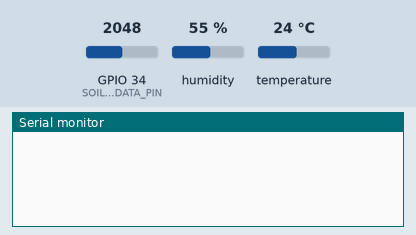
Recording of a program running on a simulated ESP32. Parts: the last lines printed to the serial monitor. The inputs (shaded band) are chosen by the test bench; at power-on: humidity 55 %, temperature 24 °C, GPIO 34 (SOIL_SENSOR_DATA_PIN) = 2048. A WiFi scan finds three made-up networks.

Above: at 3.2 s.
3.3 s: humidity set to 22 %
At 8.0 s:
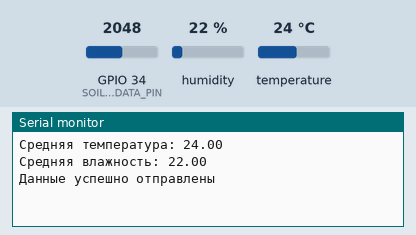
12.5 s: temperature set to 12 °C
At 15.3 s:
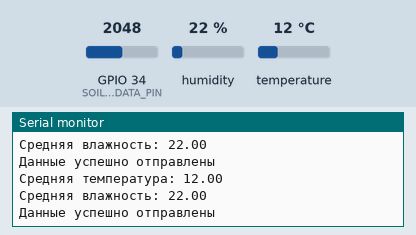
21.7 s: humidity set to 40 %
At 33.3 s:
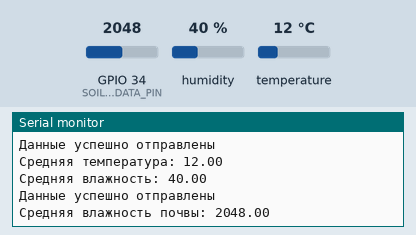

The program:

main.cpp
```cpp
// ----------------------------------------------------------------------------
// --- ESP32 NODE ESP-NOW + DHT-22
// ----------------------------------------------------------------------------

#include <Arduino.h>
#include <WiFi.h>
#include <esp_wifi.h>
#include <esp_now.h>
#include <DHT.h>
#include "config.h"

#define DHTTYPE DHT22
#define SOIL_SENSOR_POWER_PIN 5 // Пин для управления питанием датчика
#define SOIL_SENSOR_DATA_PIN 34 // Пин для считывания данных с датчика
#define SOIL_SENSOR_MIN 300  // Минимальное значение (сухая почва)
#define SOIL_SENSOR_MAX 1023 // Максимальное значение (влажная почва)

DHT dht(DHT22_D_PIN, DHTTYPE);

// ----------------------------------------------------------------------------
// WiFi
// ----------------------------------------------------------------------------

int32_t getWiFiChannel(const char *ssid)
{
    if (int32_t n = WiFi.scanNetworks())
    {
        for (uint8_t i = 0; i < n; i++)
        {
            if (!strcmp(ssid, WiFi.SSID(i).c_str()))
            {
                return WiFi.channel(i);
            }
        }
    }

    return 0;
}

void initWiFi()
{
    WiFi.mode(WIFI_MODE_STA);

    int32_t channel = getWiFiChannel(WIFI_SSID);

    esp_wifi_set_promiscuous(true);
    esp_wifi_set_channel(channel, WIFI_SECOND_CHAN_NONE);
    esp_wifi_set_promiscuous(false);
}

// ----------------------------------------------------------------------------
// ESP-NOW
// ----------------------------------------------------------------------------

typedef struct struct_message
{
    float temperature;
    float humidity;
    float soil;
    unsigned long timestamp;
} struct_message;

struct_message myData;

constexpr uint8_t ESP_NOW_RECEIVER[] = {0x3c, 0xe9, 0x0e, 0x8c, 0xf5, 0xd8};

esp_now_peer_info_t peerInfo;

void initEspNow()
{

    if (esp_now_init() != ESP_OK)
    {
        Serial.println("ESP NOW failed to initialize");
        while (1)
            ;
    }

    memcpy(peerInfo.peer_addr, ESP_NOW_RECEIVER, 6);
    peerInfo.ifidx = (wifi_interface_t)ESP_IF_WIFI_STA;
    peerInfo.encrypt = false;

    if (esp_now_add_peer(&peerInfo) != ESP_OK)
    {
        Serial.println("ESP NOW pairing failure");
        while (1)
            ;
    }
}

// ----------------------------------------------------------------------------
// DHT-22
// ----------------------------------------------------------------------------

float tempReadings[10];
float humReadings[10];

bool read_dht_data(float &avgTemp, float &avgHum)
{
    for (int i = 0; i < 10; i++)
    {
        float t = dht.readTemperature();
        float h = dht.readHumidity();

        if (isnan(t) || isnan(h))
        {
            Serial.println("DHT Read Failed!");
            avgTemp = 0;
            avgHum = 0;
            return false;
        }

        tempReadings[i] = t;
        humReadings[i] = h;
        delay(200); // Задержка между измерениями
    }

    // Сортировка массивов
    std::sort(tempReadings, tempReadings + 10);
    std::sort(humReadings, humReadings + 10);

    float tempSum = 0, humSum = 0;
    for (int i = 2; i < 8; i++)
    { // Используем только центральные 6 значений
        tempSum += tempReadings[i];
        humSum += humReadings[i];
    }

    avgTemp = tempSum / 6;
    avgHum = humSum / 6;

    return true;
}

void initDHT()
{
    dht.begin();

    delay(500); // Задержка для стабилизации DHT-22

    if (read_dht_data(myData.temperature, myData.humidity))
    {
        Serial.print("Средняя температура: ");
        Serial.println(myData.temperature);
        Serial.print("Средняя влажность: ");
        Serial.println(myData.humidity);

        // Отправка данных
        esp_err_t result = esp_now_send(ESP_NOW_RECEIVER, (uint8_t *)&myData, sizeof(myData));
        if (result == ESP_OK)
        {
            Serial.println("Данные успешно отправлены");
        }
        else
        {
            Serial.println("Ошибка отправки данных");
        }
    }
    else
    {
        Serial.println("Ошибка чтения данных с DHT-22");
    }
}

// ----------------------------------------------------------------------------
// SOIL
// ----------------------------------------------------------------------------

void initSoilSensor()
{
    pinMode(SOIL_SENSOR_POWER_PIN, OUTPUT);
    digitalWrite(SOIL_SENSOR_POWER_PIN, HIGH); // Включить питание датчика
    delay(500); // Задержка для стабилизации датчика

    int soilReadings[10];

    // Считывание 10 замеров с интервалом 200 мс
    for (int i = 0; i < 10; i++)
    {
        soilReadings[i] = analogRead(SOIL_SENSOR_DATA_PIN);
        delay(200);
    }

    // Отключение питания датчика
    digitalWrite(SOIL_SENSOR_POWER_PIN, LOW);

    // Сортировка массива замеров
    std::sort(soilReadings, soilReadings + 10);

    // Вычисление среднего значения без экстремумов
    int soilSum = 0;
    for (int i = 2; i < 8; i++) // Используем только центральные 6 значений
    {
        soilSum += soilReadings[i];
    }

    float avgSoil = soilSum / 6.0; // Среднее значение

        // Преобразование в проценты
        float soilPercent = 100.0 * (SOIL_SENSOR_MAX - avgSoil) / (SOIL_SENSOR_MAX - SOIL_SENSOR_MIN);
        soilPercent = constrain(soilPercent, 0, 100); // Ограничиваем значение от 0 до 100

    // Запись среднего значения в myData.soil
    myData.soil = avgSoil;

    Serial.print("Средняя влажность почвы: ");
    Serial.println(myData.soil);
}

// ----------------------------------------------------------------------------
// INIT + LOOP
// ----------------------------------------------------------------------------

void setup()
{
    Serial.begin(115200);

    initWiFi();
    initEspNow();
}

uint32_t lastTimeDHT;
uint32_t lastTimeSoil;

void loop()
{
    if (millis() - lastTimeDHT > DHT_INTERVAL_TIMEOUT)
    {
        myData.timestamp = millis();
        initDHT();
        lastTimeDHT = millis();
    }

    if (millis() - lastTimeSoil > SOIL_INTERVAL_TIMEOUT)
    {
        myData.timestamp = millis();
        initSoilSensor();
        lastTimeSoil = millis();
    }
}
```

config.h
```cpp
#ifndef CONFIG_H
#define CONFIG_H

// Need add your wifi ssid, password and clientId here
#define WIFI_SSID "WIFI_SSID"
#define WIFI_PASS "WIFI_PASS"
#define CLIENT_ID "mqtt-efnushtaev-zue8fh"
#define MQTT_SERVER "dev.rightech.io"
#define MQTT_PORT 1883

// MQTT topics
#define MQTT_TOPIC_TEMP "base/state/temperature"
#define MQTT_TOPIC_HUMIDITY "base/state/humidity"
#define MQTT_TOPIC_SOIL "base/state/soil"
#define MQTT_TOPIC_BATTERY "base/state/battery"
#define MQTT_TOPIC_RELAY_WATER "base/relay/water"
#define MQTT_TOPIC_RELAY_LIGHT "base/relay/light"
#define MQTT_TOPIC_RELAY_FAN "base/relay/fan"
#define MQTT_TOPIC_STATUS_ESP "base/state/statusEsp"

#define FC28_ANALOG_PIN 35
#define DHT11_DIGITAL_PIN 19
#define RELAY_DIGITAL_PIN 5

#define BATTERY_A_PIN 34
#define SOIL_A_PIN 35
#define DHT22_D_PIN 4

#define DHT_INTERVAL_TIMEOUT 5000
#define SOIL_INTERVAL_TIMEOUT 30000

#endif
```

Measured:
- after the input at 3.3 s, the serial monitor: prints a new line after 4.2 s (image 1)
- after the input at 12.5 s, the serial monitor: prints a new line after 2.5 s (image 2)
- after the input at 21.7 s, the serial monitor: prints a new line after 8.3 s (image 3)
